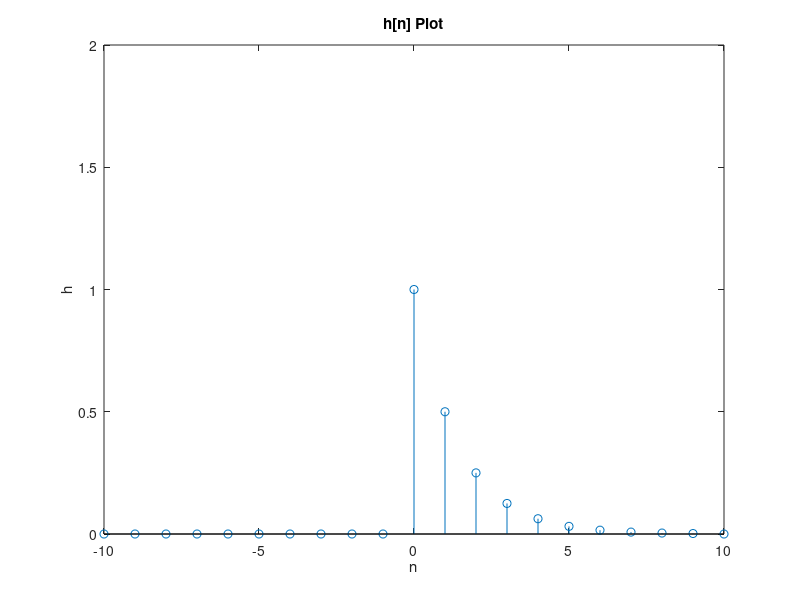

Source code (MATLAB):
%{
Rolando Rosales - 1001850424
CSE 3313 - Homework 3 - Problem M1
%}

SeqSize = 10;
n = (-SeqSize:SeqSize)
len = length(n)
y = zeros(1, len);
h = zeros(1, len);

y(11) = 1;

for i = 2:SeqSize*2
    y(i) = y(i) + .5*y(i - 1);
end

stem(n, y);
title('h[n] Plot');
xlabel('n');
ylabel('h');
ylim([0 2]);
xlim([-10 10]);